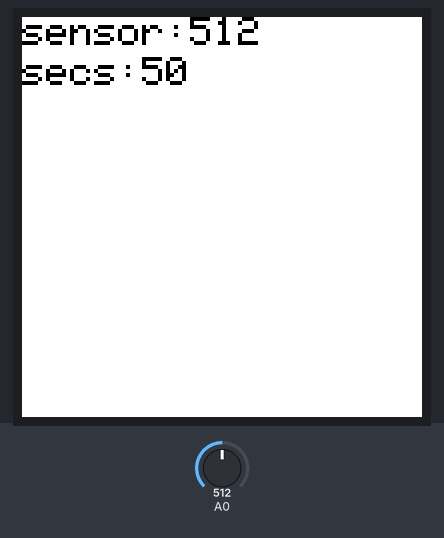
This sketch was run on a simulated Arduino Uno, built for the host (arithmetic inside an expression is 32-bit, double 64-bit). On the bench: 200×200 colour display. Inputs (shaded band) come from the test bench; at power-on: A0 = 512. What the sketch prints to the serial monitor is not drawn.

Above: at 65.1 s.

Measured:
- what the display in image 0 shows lasts 35.0 s, from 65.0 s to 100.0 s

The sketch:

EPaper_Text_Example.ino
```cpp
/*
  Minimal example for ePaper display
  Uses Adafruit EPD library: http://librarymanager/All#Adafruit_EPD

  Circuit:
   - 1.54-inch ePaper display connected to SPI pins, and connected to
   the pins listed below.

  created 15 Jan 2021
  by Tom Igoe
*/

#include "Adafruit_EPD.h"

// pin numbers. In addition to these, the SPI pins
// must be connected, and note that EPD_CS is the SPI CS pin:
const int EPD_CS = 10;
const int  EPD_DC = 9;
const int  SRAM_CS = -1; //8;  // for boards without a frame buffer, set to -1
const int  EPD_RESET = 7;
const int EPD_BUSY = 6;

/*
  You may need to use a different initializer depending on your screen.
  see https://github.com/adafruit/Adafruit_EPD/blob/master/examples/EPDTest/EPDTest.ino
  lines 19ff. for all the chipsets that the Adafruit EPD supports.
*/
// supports Adafruit's 1.54inch displays, Sparkfun's SparkX 1.54" display:
//Adafruit_IL0373 display(152, 152, EPD_DC, EPD_RESET, EPD_CS, SRAM_CS, EPD_BUSY);
// supports WaveShare's 1.54" display. Set SRAM_CS to -1:
Adafruit_SSD1681 display(200, 200, EPD_DC, EPD_RESET, EPD_CS, SRAM_CS, EPD_BUSY);

// 20 second update rate
int interval = 20000;
long lastUpdate = 0;

void setup() {
  Serial.begin(9600);
  // start the display:
  display.begin();
  display.clearBuffer();
  display.display();
}

void loop() {
  if (millis() - lastUpdate > interval) {
    int sensorReading = analogRead(A0);
    Serial.println(millis() / 1000);
    // clear the display:
    display.clearDisplay();
    // set the text size to 2:
    display.setTextSize(2);
    // set the text color to black:
    display.setTextColor(EPD_BLACK);

    // move the cursor to 0,0:
    display.setCursor(0, 20);
    // print the seconds:
    display.print("secs:");
    display.print(millis() / 1000);

    // move the cursor down 20 pixels:
    display.setCursor(0, 0);
    // print a sensor reading:
    display.print("sensor:");
    display.print(sensorReading);
    // push everything out to the screen:
    display.display();
    lastUpdate = millis();
  }
}
```
